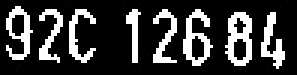
#> input picture Iopen.jpg, 99 x 25 px, found by its file name (shown 3 times larger)
$ jupyter execute --allow-errors 'code 2.ipynb'
#> lines starting #> are read from the running program, lines starting #| are printed output that depends on the picture; after the words box and inside, x2 and y2 are one past the last pixel; in counts of white or black regions, pixels touching at a corner belong together
[cell 1]
import os
os.environ['TF_CPP_MIN_LOG_LEVEL'] = '3'

# required library
import cv2
import numpy as np
import matplotlib.pyplot as plt
import matplotlib.gridspec as gridspec
#from local_utils import detect_lp
from os.path import splitext,basename
from keras.models import model_from_json
import glob

[cell 2]
# Read in image
test_roi = cv2.imread('D:\Bui Tuan\Iopen.jpg')
#> test_roi is the input picture: shape (25, 99, 3); min 0, max 255, mean 56.9
cv2.imshow('img', test_roi)
mser = cv2.MSER_create()

[cell 3]
# Read in image
LpImg = cv2.imread('D:/Bui Tuan/License Plate Recognition (NDBSX)/plate_car/plate_car/00003526_92C12684.jpg.jpg')
cv2.imshow('LpImg', LpImg)

#> (a cell that did not finish here is left out)

[cell 5]
type(LpImg)

[cell 6]
plate_image = cv2.convertScaleAbs(LpImg, alpha=(255.0))

#> (a cell that did not finish here is left out)

#> (a cell that did not finish here is left out)

[cell 9]
print(plate_image)
#| None

[cell 10]
plt.imshow(test_roi)
plt.show()

[cell 11]
print(test_roi)
#> (printed output is left out)

[cell 12]
test_roi = cv2.cvtColor(test_roi, cv2.COLOR_RGB2GRAY)
#> test_roi: shape (25, 99)

[cell 13]
plt.imshow(test_roi)
plt.show()

[cell 14]
test_roi.dtype

[cell 15]
# Create sort_contours() function to grab the contour of each digit from left to right
def sort_contours(cnts,reverse = False):
    i = 0
    boundingBoxes = [cv2.boundingRect(c) for c in cnts]
    (cnts, boundingBoxes) = zip(*sorted(zip(cnts, boundingBoxes),
                                        key=lambda b: b[1][i], reverse=reverse))
    return cnts

cont, _  = cv2.findContours(test_roi, cv2.RETR_EXTERNAL, cv2.CHAIN_APPROX_SIMPLE)
#> cont = 15 contours, 13 with area under 20; largest, box (x1, y1, x2, y2) and area: (40, 0, 96, 24) 929, (0, 0, 32, 24) 485

[cell 16]
#test_roi = plate_image.copy()

[cell 17]
plt.imshow(test_roi)

[cell 18]
test_roi.shape
#> Out = (25, 99)

[cell 19]
crop_characters = []

[cell 20]
digit_w, digit_h = 25, 15

[cell 21]
kernel3 = cv2.getStructuringElement(cv2.MORPH_RECT, (3, 3))
thre_mor = cv2.morphologyEx(test_roi, cv2.MORPH_DILATE, kernel3)
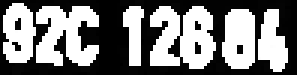
#> thre_mor: shape (25, 99) (shown 3 times larger); min 0, max 255, mean 124.9

[cell 22]
for c in sort_contours(cont):
#> in sort_contours, `i = 0`: i = 0
#> in sort_contours, `boundingBoxes = [cv2.boundingRect(c) for c in cnts]`: boundingBoxes = [(50, 23, 1, 1), (41, 23, 1, 1), (53, 22, 3, 2), (46, 22, 1, 2), (30, 22, 2, 2), (0, 19, 1, 1), (0, 17, 1, 1), (40, 16, 3, 2), (95, 7, 1, 1), (0, 1, 2, 2), (95, 0, 1, 1), (92, 0, 2, 3), (40, 0, 56, 24), (41, 0, 1, 1), (0, 0, 32, 24)]
#> in sort_contours, `(cnts, boundingBoxes) = zip(*sorted(zip(cnts, boundingBoxes), key=lamb..`: cnts has the same summary as cont outside sort_contours; boundingBoxes = ((0, 19, 1, 1), (0, 17, 1, 1), (0, 1, 2, 2), (0, 0, 32, 24), (30, 22, 2, 2), (40, 16, 3, 2), (40, 0, 56, 24), (41, 23, 1, 1), (41, 0, 1, 1), (46, 22, 1, 2), (50, 23, 1, 1), (53, 22, 3, 2), (92, 0, 2, 3), (95, 7, 1, 1), (95, 0, 1, 1))
    (x, y, w, h) = cv2.boundingRect(c)
    ratio = h/w
    if 1<=ratio<=3.5: # Only select contour with defined ratio
        if h/test_roi.shape[0]>=0.5: # Select contour which has the height larger than 50% of the plate
            # Draw bounding box arroung digit number
            cv2.rectangle(test_roi, (x, y), (x + w, y + h), (0, 255,0), 2)

            # Sperate number and gibe prediction
            curr_num = thre_mor[y:y+h,x:x+w]
            curr_num = cv2.resize(curr_num, dsize=(digit_w, digit_h))
            _, curr_num = cv2.threshold(curr_num, 220, 255, cv2.THRESH_BINARY + cv2.THRESH_OTSU)
            crop_characters.append(curr_num)
#> this loop made 15 passes
#> after the loop, crop_characters = []

print("Detect {} letters...".format(len(crop_characters)))
#> (printed output is left out)
fig = plt.figure(figsize=(10,6))
plt.axis(False)
plt.imshow(test_roi)
#plt.savefig('grab_digit_contour.png',dpi=300)
